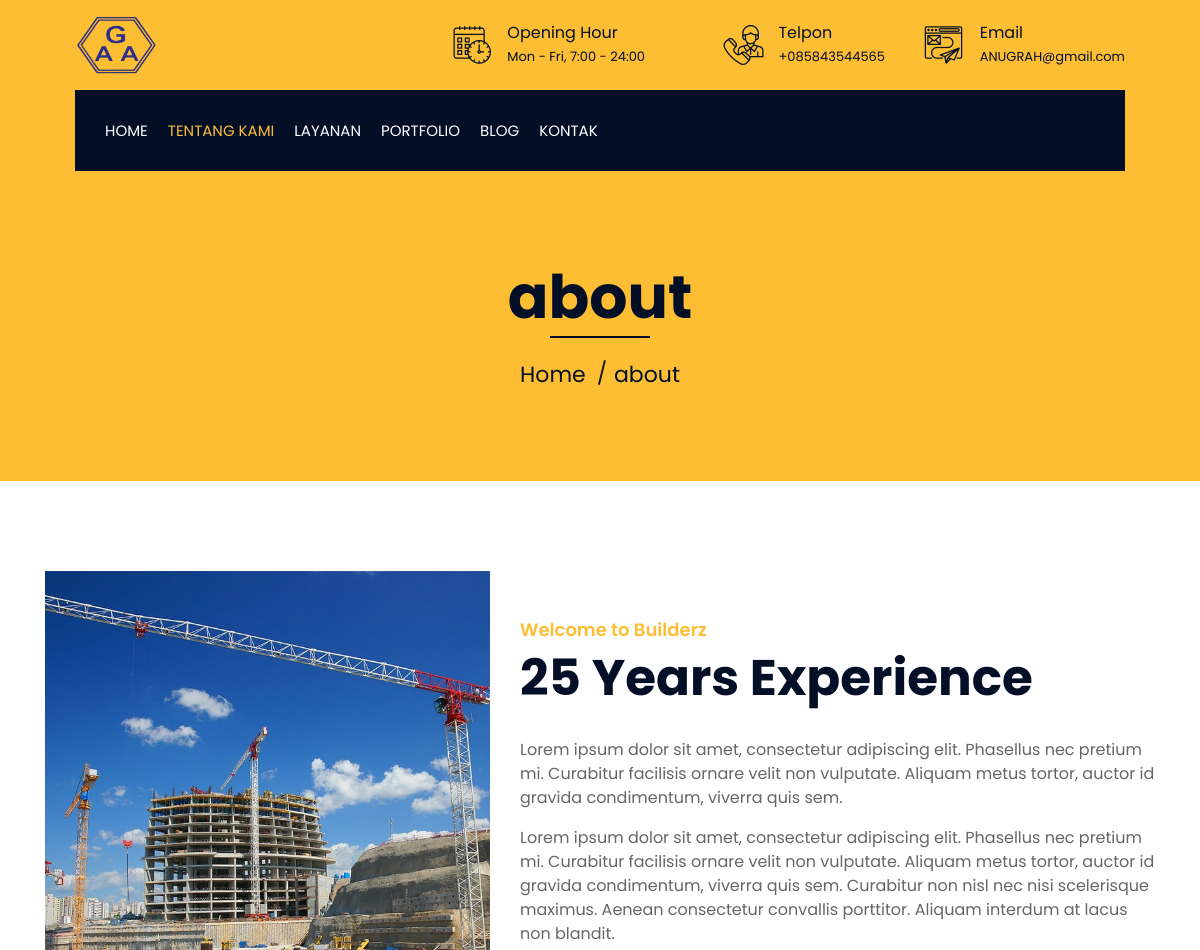
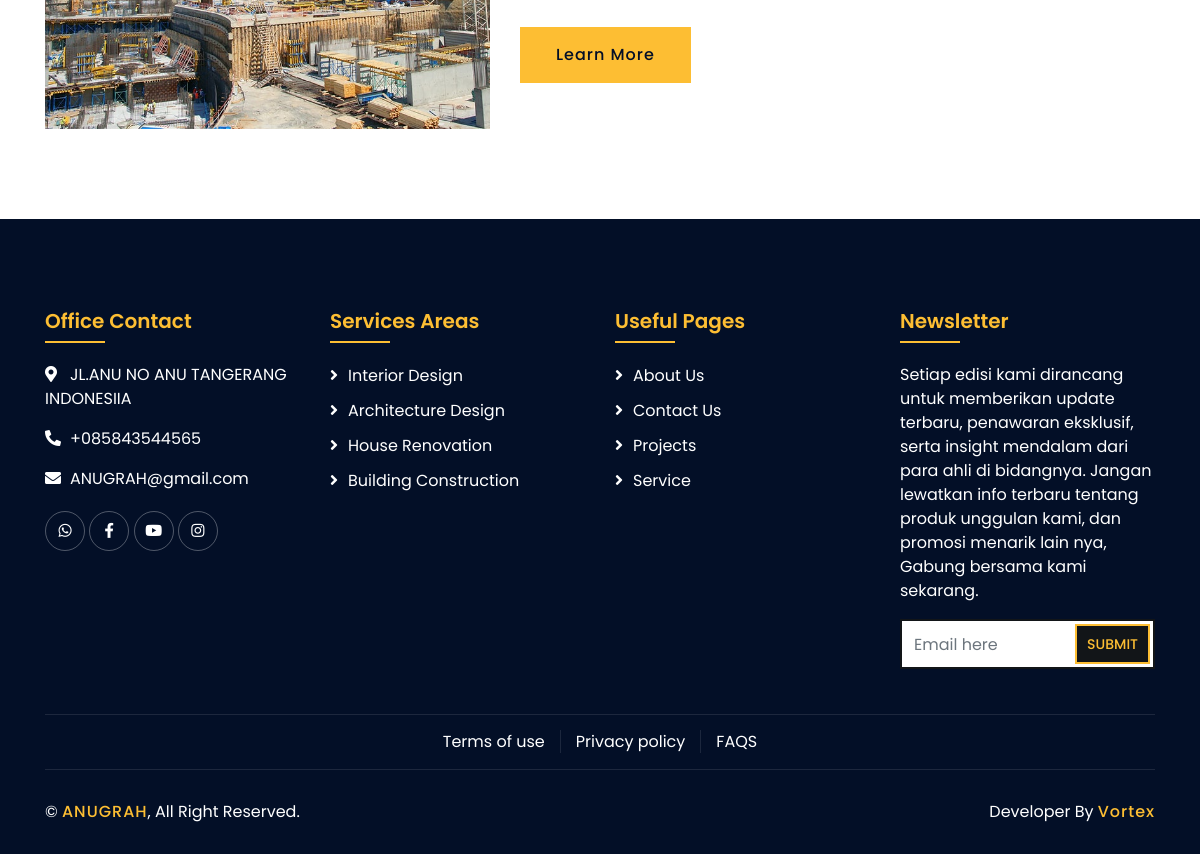
The app's page /index.php/about with its own data (2 pictures, top to bottom).
### tables this page shows
CREATE TABLE `set_app` (
  `id` int NOT NULL,
  `app_name` varchar(100) NOT NULL,
  `title` varchar(190) NOT NULL,
  `deskripsi` varchar(190) NOT NULL,
  `email` varchar(100) NOT NULL,
  `telpon` varchar(20) NOT NULL,
  `logo` varchar(100) NOT NULL,
  `addres` varchar(100) NOT NULL,
  `keyword` varchar(225) NOT NULL,
  `map` text NOT NULL,
  `favicon` varchar(160) NOT NULL
);

CREATE TABLE `tbl_about` (
  `id` int NOT NULL,
  `title` varchar(100) NOT NULL,
  `deskripsi` varchar(190) NOT NULL,
  `body` text NOT NULL,
  `images` text NOT NULL,
  `link` text NOT NULL
);

CREATE TABLE `tbl_service` (
  `id` int NOT NULL,
  `title` varchar(190) NOT NULL,
  `body` text NOT NULL,
  `images` text NOT NULL,
  `private` int NOT NULL,
  `slug` varchar(225) NOT NULL,
  `meta_deskripsi` varchar(190) NOT NULL,
  `keyword` varchar(225) NOT NULL
);

### application/controllers/Main.php (called while the page is built, shortened)
<?php
class Main extends CI_Controller
{
    public function __construct()
    {
        $this->load->model('Main_m', 'models');
    }
    function static()
    {
        $data['header'] = 'pages/public/builder/header';
        $data['nav'] = 'pages/public/builder/nav';
        $data['footer'] = 'pages/public/builder/footer';
        return $data;
    }
    public function about()
    {
        $blog_title = $this->models->fetc_where_data('tbl_meta_pages', 'pages', 'BLOG');
        $data['body'] = 'pages/public/builder/component/about';
        $data['static'] = $this->static();
        $data['seo_title'] = $blog_title['meta_title'];
        $data['seo_deskripsi'] = app('deskripsi');
        $data['seo_keyword'] = app('keyword');
        $data['robots'] = 'all, index, follow';
        $data['ogImages'] = base_url('assets/public/img/') . app('logo');
        $data['ogAlt'] = 'all, index, follow';
        $data['meta_blog'] = $this->models->fetc_where_data('tbl_meta_pages', 'pages', 'BLOG');
        $data['breadcump_1'] = $this->uri->segment(1);
        $data['about'] = $this->models->fetc_where_data('tbl_about', 'id', 1);
        $this->load->view('main', $data);
    }
}

### index.php (called while the page is built, shortened)
<?php
require_once BASEPATH.'core/CodeIgniter.php';

### application/helpers/app_helper.php (called while the page is built, shortened)
<?php
function app($x)
{
    $ci = get_instance();
    $q = $ci->db->get_where('set_app', ['id' => 1])->row_array();
    if ($x == 'telpon') {
        $r = $q['telpon'];
    } elseif (($x == 'email')) {
        $r = $q['email'];
    } elseif (($x == 'app_name')) {
        $r = $q['app_name'];
    } elseif (($x == 'logo')) {
        $r = $q['logo'];
    } elseif (($x == 'addres')) {
        $r = $q['addres'];
    } elseif (($x == 'app_name')) {
        $r = $q['app_name'];
    } elseif (($x == 'deskripsi')) {
        $r = $q['deskripsi'];
    } elseif (($x == 'keyword')) {
        $r = $q['keyword'];
    } elseif (($x == 'title')) {
        $r = $q['title'];
    } elseif (($x == 'map')) {
        $r = $q['map'];
    } elseif (($x == 'favicon')) {
        $r = $q['favicon'];
    }
    return $r;
}
function media($x)
{
    $ci = get_instance();
    $q = $ci->db->get_where('set_media', ['media' => $x])->row_array();
    return $q['link'];
}
function get_db($table)
{
    $ci = get_instance();
    $ci->db->limit(6);
    $ci->db->order_by('id', 'DESC');
    $q = $ci->db->get($table)->result();
    return $q;
}

### application/models/Main_m.php (called while the page is built, shortened)
<?php defined('BASEPATH') or exit('No direct script access allowed');
class Main_m extends CI_Model
{
    public function fetc_where_data($table, $where, $field)
    {
        $query = $this->db->get_where($table, [$where => $field])->row_array();
        return $query;
    }
}

### application/views/pages/public/builder/component/about.php (the view, shortened to what this page needs)
<?php if ($this->uri->segment(1) == 'about'): ?>
    <?php $this->load->view('pages/public/builder/component/breadcump') ?>
<?php endif ?>
<div class="about wow fadeInUp" data-wow-delay="0.1s">
    <div class="container">
        <div class="row align-items-center">
            <div class="col-lg-5 col-md-6">
                <div class="about-img">
                    <img src="<?= htmlentities(base_url('assets/public/img/') . $about['images'], ENT_QUOTES)  ?>"
                        alt="<?= htmlentities($about['title']) ?>">
                </div>
            </div>
            <div class="col-lg-7 col-md-6">
                <div class="section-header text-left">
                    <p><?= htmlentities($about['deskripsi']) ?></p>
                    <h2><?= htmlentities($about['title']) ?></h2>
                </div>
                <div class="about-text">
                    <?= $about['body'] ?>
                    <a class="btn" href="<?= htmlentities($about['link'], ENT_QUOTES) ?>">Learn More</a>
                </div>
            </div>
        </div>
    </div>
</div>

### application/views/pages/public/builder/nav.php (shortened to what this page needs)
<div class="wrapper">
    <div class="top-bar">
        <div class="container-fluid">
            <div class="row align-items-center">
                <div class="col-lg-4 col-md-12">
                    <div class="logo">
                        <a href="index.html">
                            <img src="<?= htmlentities(base_url('assets/public/img/') . app('logo'), ENT_QUOTES) ?>"
                                alt="<?= htmlentities(app('app_name')) ?>">
                        </a>
                    </div>
                </div>
                <div class="col-lg-8 col-md-7 d-none d-lg-block">
                    <div class="row">
                        <div class="col-4">
                            <div class="top-bar-item">
                                <div class="top-bar-icon">
                                    <i class="flaticon-calendar"></i>
                                </div>
                                <div class="top-bar-text">
                                    <h3>Opening Hour</h3>
                                    <p>Mon - Fri, 7:00 - 24:00</p>
                                </div>
                            </div>
                        </div>
                        <div class="col-4">
                            <div class="top-bar-item">
                                <div class="top-bar-icon">
                                    <i class="flaticon-call"></i>
                                </div>
                                <div class="top-bar-text">
                                    <h3>Telpon</h3>
                                    <p>+<?= app('telpon') ?></p>
                                </div>
                            </div>
                        </div>
                        <div class="col-4">
                            <div class="top-bar-item">
                                <div class="top-bar-icon">
                                    <i class="flaticon-send-mail"></i>
                                </div>
                                <div class="top-bar-text">
                                    <h3>Email</h3>
                                    <p><?= app('email') ?></p>
                                </div>
                            </div>
                        </div>
                    </div>
                </div>
            </div>
        </div>
    </div>
    <div class="nav-bar">
        <div class="container-fluid">
            <nav class="navbar navbar-expand-lg bg-dark navbar-dark">
                <div class="collapse navbar-collapse justify-content-between" id="navbarCollapse">
                    <div class="navbar-nav mr-auto">
                        <a href="<?= base_url() ?>" class="nav-item nav-link <?php if ($this->uri->segment(1) == '') {
                                                                                    echo 'active';
                                                                                } ?>">Home</a>
                        <a href="<?= htmlentities(base_url('about'), ENT_QUOTES) ?>"
                            class="nav-item nav-link <?php if ($this->uri->segment(1) == 'about') {
                                                                                                                    echo 'active';
                                                                                                                } ?>">Tentang
                            Kami</a>
                        <a href="<?= htmlentities(base_url('service'), ENT_QUOTES) ?>"
                            class="nav-item nav-link <?php if ($this->uri->segment(1) == 'service') {
                                                                                                                    echo 'active';
                                                                                                                } ?>">Layanan</a>
                        <a href="<?= htmlentities(base_url('portfolio'), ENT_QUOTES) ?>"
                            class="nav-item nav-link <?php if ($this->uri->segment(1) == 'portfolio') {
                                                                                                                        echo 'active';
                                                                                                                    } ?>">Portfolio</a>
                        <a href="<?= htmlentities(base_url('blog'), ENT_QUOTES) ?>" class="nav-item nav-link <?php if ($this->uri->segment(1) == 'blog') {
                                                            echo 'active';
                                                        } ?>">Blog</a>
                        <a href="<?= htmlentities(base_url('contact'), ENT_QUOTES) ?>"
                            class="nav-item nav-link">Kontak</a>
                    </div>
                </div>
            </nav>
        </div>
    </div>

### application/views/pages/public/builder/footer.php (shortened to what this page needs)
<link rel="stylesheet" type="text/css"
    href="https://cdnjs.cloudflare.com/ajax/libs/toastr.js/latest/css/toastr.min.css">
<div class="footer wow fadeIn" data-wow-delay="0.3s">
    <div class="container">
        <div class="row">
            <div class="col-md-6 col-lg-3">
                <div class="footer-contact">
                    <h2>Office Contact</h2>
                    <p><i class="fa fa-map-marker-alt"></i><?= htmlentities(app('addres')) ?></p>
                    <p><i class="fa fa-phone-alt"></i>+<?= htmlentities(app('telpon'))  ?></p>
                    <p><i class="fa fa-envelope"></i><?= htmlentities(app('email'))  ?></p>
                    <div class="footer-social">
                        <a href="<?= htmlentities(media('WHATSAPP'), ENT_QUOTES)  ?>"><i
                                class="fab fa-whatsapp"></i></a>
                        <a href="<?= htmlentities(media('FACEBOOK'), ENT_QUOTES)  ?>"><i
                                class="fab fa-facebook-f"></i></a>
                        <a href="<?= htmlentities(media('YOUTUBE'), ENT_QUOTES)  ?>"><i
                                class="fab fa-youtube"></i></a>
                        <a href="<?= htmlentities(media('INSTAGRAM'), ENT_QUOTES)  ?>"><i
                                class="fab fa-instagram"></i></a>
                    </div>
                </div>
            </div>
            <div class="col-md-6 col-lg-3">
                <div class="footer-link">
                    <h2>Services Areas</h2>
                    <?php foreach (get_db('tbl_service') as $service): ?>
                        <a
                            href="<?= htmlentities(base_url('service/') . $service->slug, ENT_QUOTES)  ?>"><?= htmlentities($service->title) ?></a>
                    <?php endforeach ?>
                </div>
            </div>
            <div class="col-md-6 col-lg-3">
                <div class="footer-link">
                    <h2>Useful Pages</h2>
                    <a href="<?= htmlentities(base_url('about'), ENT_QUOTES) ?>">About Us</a>
                    <a href="<?= htmlentities(base_url('contact'), ENT_QUOTES)  ?>">Contact Us</a>
                    <a href="<?= htmlentities(base_url('portfolio'), ENT_QUOTES)  ?>">Projects</a>
                    <a href="<?= htmlentities(base_url('service'), ENT_QUOTES)  ?>">Service</a>
                </div>
            </div>
            <div class="col-md-6 col-lg-3">
                <div class="newsletter">
                    <h2>Newsletter</h2>
                    <p>
                        Setiap edisi kami dirancang untuk memberikan update terbaru, penawaran eksklusif, serta
                        insight mendalam dari para ahli di bidangnya. Jangan lewatkan info terbaru tentang produk
                        unggulan kami, dan promosi menarik lain nya, Gabung bersama kami sekarang.
                    </p>
                    <div class="form">
                        <form id="formNewslater">
                            <input class="form-control" type="email" name="email" placeholder="Email here">
                            <button class="btn" id="sendNewslater">Submit</button>
                        </form>
                    </div>
                </div>
            </div>
        </div>
    </div>
    <div class="container footer-menu">
        <div class="f-menu">
            <a href="<?= htmlentities(base_url('terms'), ENT_QUOTES)  ?>">Terms of use</a>
            <a href="<?= htmlentities(base_url('privacy'), ENT_QUOTES)  ?>">Privacy policy</a>
            <a href="<?= htmlentities(base_url('faqs'), ENT_QUOTES) ?>">FAQS</a>
        </div>
    </div>
    <div class="container copyright">
        <div class="row">
            <div class="col-md-6">
                <p>&copy; <a href="javascript:void()"><?= app('app_name') ?></a>, All Right Reserved.</p>
            </div>
            <div class="col-md-6">
                <p>Developer By <a href="https://vortex.com">Vortex</a></p>
            </div>
        </div>
    </div>
</div>
</div>

### records on screen
set_app: logo (picture), telpon "085843544565", email "ANUGRAH@gmail.com", addres "JL.ANU NO ANU TANGERANG INDONESIIA", app_name "ANUGRAH"
tbl_about: images (picture), deskripsi "Welcome to Builderz", title "25 Years Experience", body "Lorem ipsum dolor sit amet, consectetur adipiscing elit. Phasellus nec pretium mi. Curabitur facilisis ornare velit non vulputate. Aliquam metus tortor, auctor id gravida condimentum, viverra quis sem. Lorem ipsum dolor sit amet, consectetur adipiscing elit. Phasellus nec pretium mi. Curabitur facilisis ornare velit non vulputate. Aliquam metus tortor, auctor id gravida condimentum, viverra quis sem. Curabitur non nisl nec nisi scelerisque maximus. Aenean consectetur convallis porttitor. Aliquam interdum at lacus non blandit."
tbl_service: title "Interior Design"
tbl_service: title "Architecture Design"
tbl_service: title "House Renovation"
tbl_service: title "Building Construction"

### other values on screen
$breadcump_1 "about"
